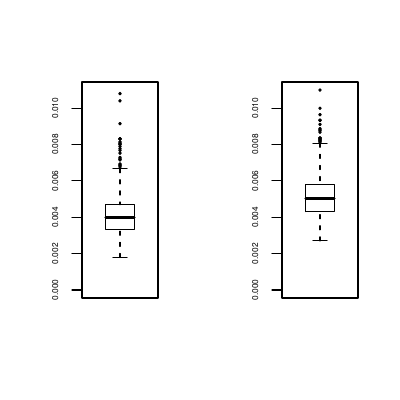

This figure's R source:
# comparison of the 1000,0.3 results for the horseshoe

# load the data
psp<-read.csv(paste("../../ramseysim/pspline.results.txt",sep=""))
soap<-read.csv(paste("../../ramseysim/results.file.txt",sep=""))

pdf("1000boxplots.pdf",4,4)
par(mfrow=c(1,2))

# limits
ylims<-c(0,max(soapcomp$mapped,soapcomp$soap,psplinecomp$x))

# plot the boxplots
# mapped+ps
boxplot(psplinecomp$mapped,ylim=ylims,main="",pch=20,cex=0.5,cex.axis=0.5)
# soap
boxplot(soapcomp$soap,ylim=ylims,main="",pch=20,cex=0.5,cex.axis=0.5)

dev.off()


